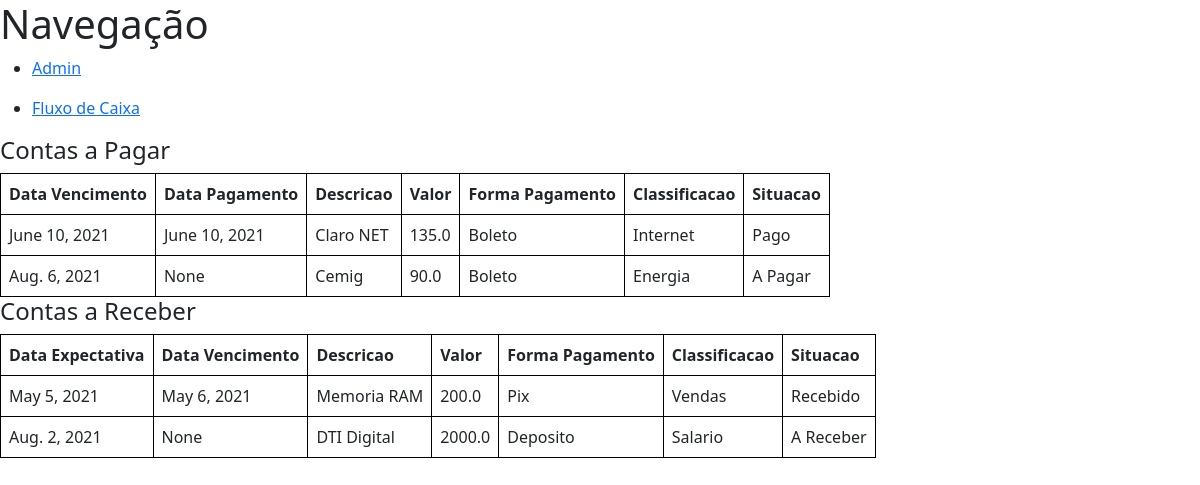
The app's page /, older data.
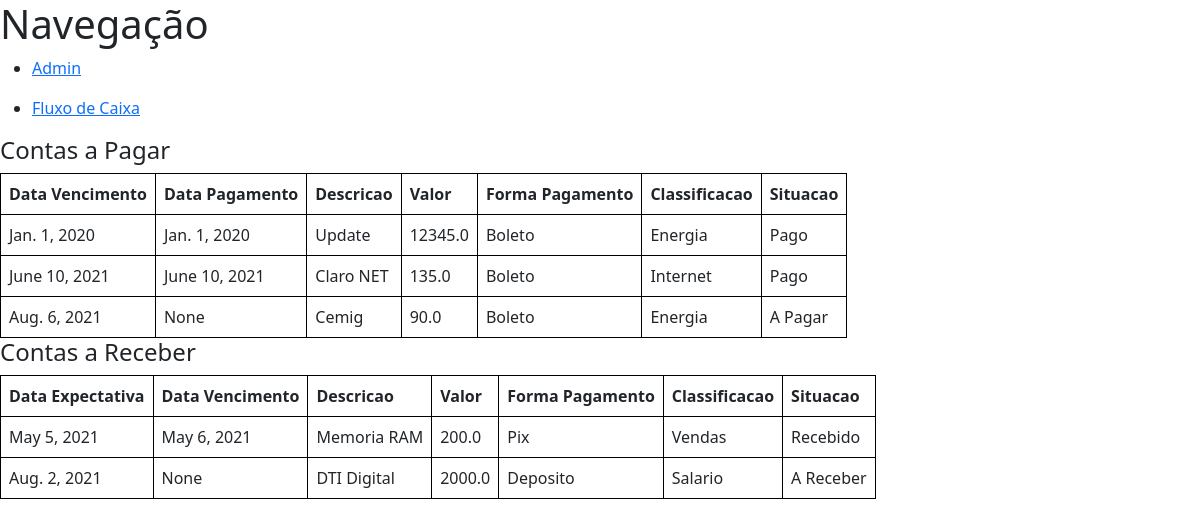
The same page, newer data.
### finances_app/models/conta_pagar.py (models this page shows, shortened)
class ContaPagar(models.Model):
    SITUACAO = [
        (0, 'A Pagar'),
        (1, 'Pago'),
    ]
    valor = models.FloatField()
    descricao = models.CharField(max_length=60)
    data_vencimento = models.DateField()
    data_pagamento = models.DateField(default=None, blank=True, null=True)
    forma_pagamento = models.ForeignKey(
        FormaPagamento, on_delete=models.CASCADE)
    classificacao = models.ForeignKey(Classificacao, on_delete=models.CASCADE)
    situacao = models.IntegerField(choices=SITUACAO)
    def json(self):
        self.option = {
            0: 'A Pagar',
            1: 'Pago',
        }[self.situacao]
        return {
            'id': self.id,
            'valor': self.valor,
            'descricao': self.descricao,
            'data_vencimento': self.data_vencimento,
            'data_pagamento': self.data_pagamento,
            'forma_pagamento': self.forma_pagamento.descricao,
            'classificacao': self.classificacao.descricao,
            'situacao': self.option,
        }
    class Meta:
        verbose_name_plural = 'Contas a Pagar'
        ordering = ['data_vencimento']

### finances_app/models/forma_pagamento.py (models this page shows, shortened)
class FormaPagamento(models.Model):
    descricao = models.CharField(max_length=60)
    class Meta:
        verbose_name_plural = 'Formas de Pagamento'

### finances_app/models/classificacao.py (models this page shows, shortened)
class Classificacao(models.Model):
    descricao = models.CharField(max_length=60)
    class Meta:
        verbose_name_plural = 'Classificacoes'

### finances_app/models/conta_receber.py (models this page shows, shortened)
class ContaReceber(models.Model):
    SITUACAO = [
        (0, 'A Receber'),
        (1, 'Recebido'),
    ]
    valor = models.FloatField()
    descricao = models.CharField(max_length=60)
    data_expectativa = models.DateField()
    data_recebimento = models.DateField(default=None, blank=True, null=True)
    forma_pagamento = models.ForeignKey(
        FormaPagamento, on_delete=models.CASCADE)
    classificacao = models.ForeignKey(Classificacao, on_delete=models.CASCADE)
    situacao = models.IntegerField(choices=SITUACAO)
    def json(self):
        self.option = {
            0: 'A Receber',
            1: 'Recebido',
        }[self.situacao]
        return {
            'id': self.id,
            'valor': self.valor,
            'descricao': self.descricao,
            'data_expectativa': self.data_expectativa,
            'data_recebimento': self.data_recebimento,
            'forma_pagamento': self.forma_pagamento.descricao,
            'classificacao': self.classificacao.descricao,
            'situacao': self.option,
        }
    class Meta:
        verbose_name_plural = 'Contas a Receber'
        ordering = ['data_expectativa']

### finances_app/views/index.py (the view)
# urls.py: path('', views.index, name='index'),
def index(request):
    contas_pagar = ContaPagar.objects.all()
    contas_receber = ContaReceber.objects.all()
    data = {
        'contas_pagar': list(map(lambda c: c.json(), contas_pagar)),
        'contas_receber': list(map(lambda c: c.json(), contas_receber)),
    }
    return render(request, 'index.html', data)

### finances_app/templates/index.html (shortened to what this page needs)
<!DOCTYPE html>
<html lang="en">
<head>
  <link href="https://cdn.jsdelivr.net/npm/bootstrap@5.0.2/dist/css/bootstrap.min.css" rel="stylesheet"
>
  <link rel="stylesheet" href="https://unpkg.com/tachyons@4.12.0/css/tachyons.min.css" />
</head>
<body>
  <main>
    <nav>
      <h1> Navegação </h1>
      <ul>
        <li>
          <a href="/admin"> Admin </a>
        </li>
        <li>
          <a href="/fluxo_caixa"> Fluxo de Caixa </a>
        </li>
      </ul>
    </nav>
    <div class="flex flex-wrap justify-around w-100">
      <section class="pa3">
        <h4> Contas a Pagar </h4>
        <table>
          <thead>
            <tr>
              <th> Data Vencimento </th>
              <th> Data Pagamento </th>
              <th> Descricao </th>
              <th> Valor </th>
              <th> Forma Pagamento </th>
              <th> Classificacao </th>
              <th> Situacao </th>
            </tr>
          </thead>
          <tbody>
            {% for conta_pagar in contas_pagar %}
            <tr>
              <td> {{ conta_pagar.data_vencimento }} </td>
              <td> {{ conta_pagar.data_pagamento }} </td>
              <td> {{ conta_pagar.descricao }} </td>
              <td> {{ conta_pagar.valor }} </td>
              <td> {{ conta_pagar.forma_pagamento }} </td>
              <td> {{ conta_pagar.classificacao }} </td>
              <td> {{ conta_pagar.situacao }} </td>
            </tr>
            {% endfor %}
          </tbody>
        </table>
      </section>
      <section class="pa3">
        <h4> Contas a Receber </h4>
        <table>
          <thead>
            <tr>
              <th> Data Expectativa </th>
              <th> Data Vencimento </th>
              <th> Descricao </th>
              <th> Valor </th>
              <th> Forma Pagamento </th>
              <th> Classificacao </th>
              <th> Situacao </th>
            </tr>
          </thead>
          <tbody>
            {% for conta_receber in contas_receber %}
            <tr>
              <td> {{ conta_receber.data_expectativa }} </td>
              <td> {{ conta_receber.data_recebimento }} </td>
              <td> {{ conta_receber.descricao }} </td>
              <td> {{ conta_receber.valor }} </td>
              <td> {{ conta_receber.forma_pagamento }} </td>
              <td> {{ conta_receber.classificacao }} </td>
              <td> {{ conta_receber.situacao }} </td>
            </tr>
            {% endfor %}
          </tbody>
        </table>
      </section>
    </div>
  </main>
</body>
</html>

### finances_app/templates/index.html (style rules this page uses)
li { margin-bottom: 1rem; }
table, th, td { border: 1px solid black; padding: 0.5rem; }

Row changes from the older to the newer data that the page shows:
added ContaPagar: data_vencimento "Jan. 1, 2020", data_pagamento "Jan. 1, 2020", descricao "Update", valor "12345.0"
Text that changed along with them:
new list line: "Boleto"
new list line: "Energia"
new list line: "Pago"
